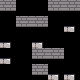

Tiled map render using the project's own tile images. Description and the whole map definition, tile-layer contents included, below:
An orthogonal 5x5 tile map with 16x16 px tiles, 1 tile layer (Tile Layer 1).

<map version="1.4" tiledversion="1.4.1" orientation="orthogonal" renderorder="right-down" width="5" height="5" tilewidth="16" tileheight="16" infinite="0" nextlayerid="2" nextobjectid="1">
 <properties>
  <property name="terraintype" value="none" />
 </properties>
 <tileset firstgid="1" name="dungeon" tilewidth="16" tileheight="16" tilecount="280" columns="14">
  <image source="../tilesets/dungeon/dungeon.png" width="224" height="320" />
  <tile id="72">
   <properties>
    <property name="Collision" type="bool" value="true" />
   </properties>
  </tile>
 </tileset>
 <layer id="1" name="Tile Layer 1" width="5" height="5">
  <data encoding="csv">
73,0,0,73,73,
0,73,73,0,19,
19,0,19,0,0,
19,0,73,73,0,
0,0,73,19,19
</data>
 </layer>
</map>
